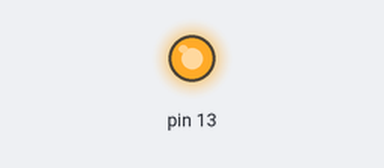
Simulated run of this sketch. Board: Arduino Uno, built with avr-gcc and run on an emulated ATmega328P. On the bench: output pins drawn as LEDs (lit = HIGH).

Above: at 0.01 s.
At 1.2 s:
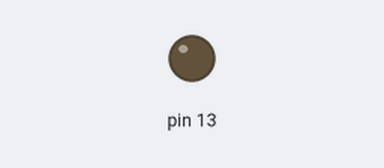
Timing chart, 0 to 2.7 s (numbered marks = the images above):
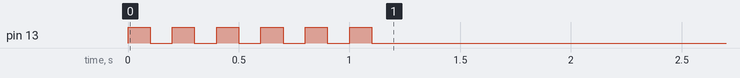

The sketch:

arduinoInit.ino
```cpp
long duration;
void setup() {
  pinMode(13, OUTPUT);
  Serial.begin(115200);
  ledBlink();
  delay(5000);

}
//USE JSSC
void loop() {
  String testSendString="G0 X100";
  while(Serial.available()>0){

    if(Serial.readString() == testSendString){
      ledBlink();
    }

  }


}

void ledBlink(){
  for(int i =0;i<6;i++){
  digitalWrite(13,HIGH);
  delay(100);
  digitalWrite(13,LOW);
  delay(100);
  }
  digitalWrite(13,LOW);
}
```
